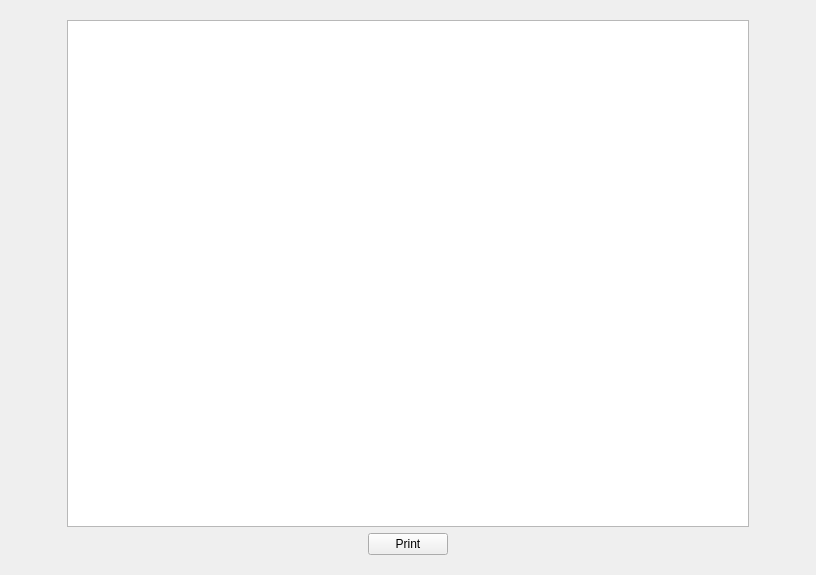
<?xml version="1.0" encoding="UTF-8"?>
<ui version="4.0">
 <class>ChartofAccountsList</class>
 <widget class="QWidget" name="ChartofAccountsList">
  <property name="geometry">
   <rect>
    <x>0</x>
    <y>0</y>
    <width>816</width>
    <height>575</height>
   </rect>
  </property>
  <property name="windowTitle">
   <string>Form</string>
  </property>
  <layout class="QGridLayout" name="gridLayout">
   <item row="0" column="0">
    <widget class="QFrame" name="frame">
     <property name="maximumSize">
      <size>
       <width>700</width>
       <height>16777215</height>
      </size>
     </property>
     <property name="frameShape">
      <enum>QFrame::NoFrame</enum>
     </property>
     <property name="frameShadow">
      <enum>QFrame::Raised</enum>
     </property>
     <layout class="QVBoxLayout" name="verticalLayout">
      <item>
       <widget class="QTableWidget" name="tableWidget"/>
      </item>
      <item>
       <layout class="QHBoxLayout" name="horizontalLayout">
        <item>
         <spacer name="horizontalSpacer">
          <property name="orientation">
           <enum>Qt::Horizontal</enum>
          </property>
          <property name="sizeHint" stdset="0">
           <size>
            <width>40</width>
            <height>20</height>
           </size>
          </property>
         </spacer>
        </item>
        <item>
         <widget class="QPushButton" name="btn_print">
          <property name="text">
           <string>Print</string>
          </property>
         </widget>
        </item>
        <item>
         <spacer name="horizontalSpacer_2">
          <property name="orientation">
           <enum>Qt::Horizontal</enum>
          </property>
          <property name="sizeHint" stdset="0">
           <size>
            <width>40</width>
            <height>20</height>
           </size>
          </property>
         </spacer>
        </item>
       </layout>
      </item>
     </layout>
    </widget>
   </item>
  </layout>
 </widget>
 <resources/>
 <connections/>
</ui>
